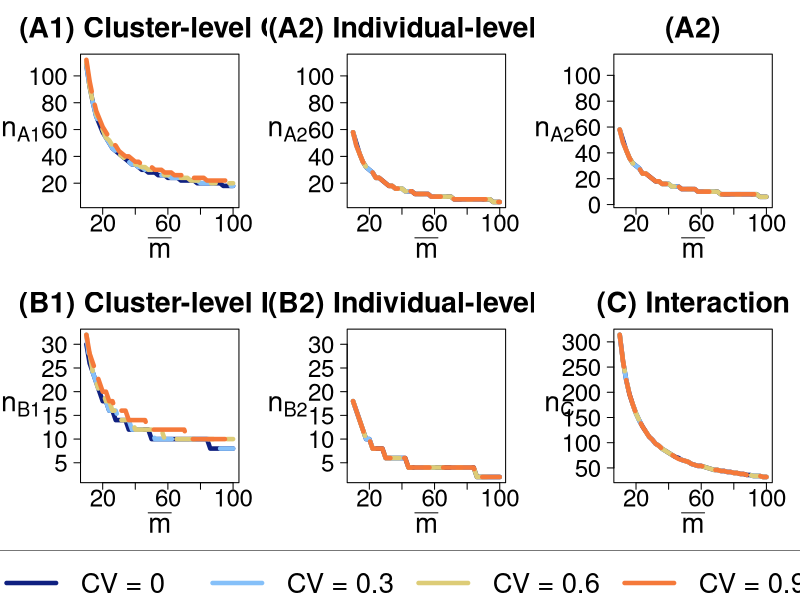

Write the R code that produced this figure.
####################################################
# This R program reproduces Figure 1 in Application
####################################################

#Only create pictures for formulas with small-sample corrections

setwd("...") #need to change the directory here
pdf("Figure1.pdf", width=16, height=12, paper="special")

m=matrix(c(1,2,3,4,5,6,7,7,7), nrow=3, ncol=3, byrow=TRUE)
layout(mat=m, heights = c(5.5, 5.5, 1))
par(mar=c(5.1, 6.1, 4.1, 2.1))


#######################################################################################
# Functions to calculate required number of clusters under different hypothesis tests
#######################################################################################

main.cluster <- function(alpha=0.05, beta=0.2, sigma2y=1, eff=0.25, m_bar, rho=0.01, CV, pi_x=0.5, pi_z=0.5){
  
  nvar2 <- sigma2y*(1+(m_bar-1)*rho)/(pi_x*(1-pi_x)*m_bar) * 
    ( (1+(m_bar-1)*rho)^2/((1+(m_bar-1)*rho)^2-CV^2*m_bar*rho*(1-rho)) + pi_z*(1-rho)*(1+(m_bar-1)*rho)^2/((1-pi_z)*((1+(m_bar-2)*rho)*(1+(m_bar-1)*rho)^2 + CV^2*m_bar*rho^2*(1-rho))) )
  
  n <- 2
  power <- 0
  while (power < 1-beta){
    n <- n+2
    power <- pt(qt(1-alpha/2, n-2), n-2, ncp=eff/sqrt(nvar2/n), lower.tail = F) + pt(qt(alpha/2, n-2), n-2, ncp=eff/sqrt(nvar2/n))
  }
  return(n)
}


main.ind <- function(alpha=0.05, beta=0.2, sigma2y=1, eff=0.33, m_bar, rho=0.01, CV, pi_x=0.5, pi_z=0.5){
  
  nvar3 <- sigma2y*(1-rho)*(1+(m_bar-1)*rho)^3/((1-pi_z)*pi_x*(1-pi_x)*m_bar*((1+(m_bar-2)*rho)*(1+(m_bar-1)*rho)^2 + CV^2*m_bar*rho^2*(1-rho)))
  n <- (qnorm(1-alpha/2) + qnorm(1-beta))^2*nvar3/eff^2
  n <- 2*(ceiling(n/2))
  return (n)
  
}


marginal.cluster <- function(alpha=0.05, beta=0.2, sigma2y=1, eff=0.35, m_bar, rho=0.01, CV, pi_x=0.5, pi_z=0.5){
  
  mbar_plus_eta2bar <- m_bar*(1-rho)/( 1+(m_bar-1)*rho )*(1-CV^2*m_bar*rho*(1-rho)/(1+(m_bar-1)*rho)^2)
  omega_x <- sigma2y*(1-rho)/( mbar_plus_eta2bar*pi_x*(1-pi_x) )
  
  n <- 2
  power <- 0
  while (power < 1-beta){
    n <- n+2
    power <- pt(qt(1-alpha/2, n-2), n-2, ncp=eff/sqrt(omega_x/n), lower.tail = F) + pt(qt(alpha/2, n-2), n-2, ncp=eff/sqrt(omega_x/n))
  }
  return(n)
}


marginal.ind <- function(alpha=0.05, beta=0.2, sigma2y=1, eff=0.43, m_bar, rho=0.01, CV, pi_x=0.5, pi_z=0.5){
  mbar_plus_eta1bar <- ( m_bar*(1+(m_bar-2)*rho)*(1+(m_bar-1)*rho)^2 + CV^2*m_bar^2*rho^2*(1-rho) )/(1+(m_bar-1)*rho)^3
  omega_z <- sigma2y*(1-rho)/( mbar_plus_eta1bar*pi_z*(1-pi_z) )
  
  n <- (qnorm(1-alpha/2) + qnorm(1-beta))^2*omega_z/eff^2
  n <- 2*(ceiling(n/2))
  return (n)
}


interaction <- function(alpha=0.05, beta=0.2, sigma2y=1, eff=0.2, m_bar, rho=0.01, CV, pi_x=0.5, pi_z=0.5){
  mbar_plus_eta1bar <- ( m_bar*(1+(m_bar-2)*rho)*(1+(m_bar-1)*rho)^2 + CV^2*m_bar^2*rho^2*(1-rho) )/(1+(m_bar-1)*rho)^3
  omega_xz <- sigma2y*(1-rho)/( mbar_plus_eta1bar*pi_x*pi_z*(1-pi_x)*(1-pi_z) )
  
  n <- (qnorm(1-alpha/2) + qnorm(1-beta))^2*omega_xz/eff^2
  n <- 2*(ceiling(n/2))
  return (n)
}



#############
# Panel (A1)
#############

Mset <- seq(10, 100, by=2)
v.main.cluster <- Vectorize(main.cluster, c("m_bar"))
t.CV0 <- v.main.cluster(m_bar=Mset, CV=0)
t.CV0.3 <- v.main.cluster(m_bar=Mset, CV=0.3)
t.CV0.6 <- v.main.cluster(m_bar=Mset, CV=0.6)
t.CV0.9 <- v.main.cluster(m_bar=Mset, CV=0.9)

max(c(t.CV0, t.CV0.3, t.CV0.6, t.CV0.9)) #112
min(c(t.CV0, t.CV0.3, t.CV0.6, t.CV0.9)) #18

plot(Mset, t.CV0, ylim=c(6,112), las=1,
     xlab=expression(bar(m)),
     main="(A1) Cluster-level CE",
     ylab="", cex.lab=2.5, cex.axis=2.2, cex.main=2.6, cex=2.2, 
     type="l", lwd=4.4, col="#0F2080",lty=1)
mtext(expression(n[A1]),side=2,las=1,line=3,cex=1.7)
lines(Mset, t.CV0.3,type="l", lwd=4.4, col="#85C0F9",lty=2)
lines(Mset, t.CV0.6,type="l", lwd=4.4, col="#DDCC77",lty=4)
lines(Mset, t.CV0.9,type="l", lwd=4.4, col="#F5793A",lty=5)


#############
# Panel (A2)
#############

v.main.ind <- Vectorize(main.ind, c("m_bar"))
resCV0 <- v.main.ind(m_bar=Mset, CV=0)
resCV0.3 <- v.main.ind(m_bar=Mset, CV=0.3)
resCV0.6 <- v.main.ind(m_bar=Mset, CV=0.6)
resCV0.9 <- v.main.ind(m_bar=Mset, CV=0.9)

max(c(resCV0, resCV0.3, resCV0.6, resCV0.9))#58
min(c(resCV0, resCV0.3, resCV0.6, resCV0.9))#6

plot(Mset, resCV0, ylim=c(6,112), xlab=expression(bar(m)), las=1,
     main="(A2) Individual-level CE",
     ylab="", cex.lab=2.5, cex.axis=2.2, cex.main=2.6, cex=2.2, 
     type="l", lwd=4.4, col="#0F2080",lty=1.2)
mtext(expression(n[A2]),side=2,las=1,line=3,cex=1.7)
lines(Mset, resCV0.3,type="l", lwd=4.4, col="#85C0F9",lty=2)
lines(Mset, resCV0.6,type="l", lwd=4.4, col="#DDCC77",lty=4)
lines(Mset, resCV0.9,type="l", lwd=4.4, col="#F5793A",lty=5)


######### For Blank ################
plot(Mset, resCV0, ylim=c(2,112), xlab=expression(bar(m)), las=1,
     main="(A2)",
     ylab="", cex.lab=2.5, cex.axis=2.2, cex.main=2.6, cex=2.2, 
     type="l", lwd=4.4, col="#0F2080",lty=1.2)
mtext(expression(n[A2]),side=2,las=1,line=3,cex=1.7)
lines(Mset, resCV0.3,type="l", lwd=4.4, col="#85C0F9",lty=2)
lines(Mset, resCV0.6,type="l", lwd=4.4, col="#DDCC77",lty=4)
lines(Mset, resCV0.9,type="l", lwd=4.4, col="#F5793A",lty=5)

#############
# Panel (B1)
#############

v.marginal.cluster <- Vectorize(marginal.cluster, c("m_bar"))
t.CV0 <- v.marginal.cluster(m_bar=Mset, CV=0)
t.CV0.3 <- v.marginal.cluster(m_bar=Mset, CV=0.3)
t.CV0.6 <- v.marginal.cluster(m_bar=Mset, CV=0.6)
t.CV0.9 <- v.marginal.cluster(m_bar=Mset, CV=0.9)

max(c(t.CV0, t.CV0.3, t.CV0.6, t.CV0.9)) #32
min(c(t.CV0, t.CV0.3, t.CV0.6, t.CV0.9)) #8

plot(Mset, t.CV0, ylim=c(2,32), las=1,
     xlab=expression(bar(m)),
     main="(B1) Cluster-level NE",
     ylab="", cex.lab=2.5, cex.axis=2.2, cex.main=2.6, cex=2.2, 
     type="l", lwd=4.4, col="#0F2080",lty=1)
mtext(expression(n[B1]),side=2,las=1,line=3,cex=1.7)
lines(Mset, t.CV0.3,type="l", lwd=4.4, col="#85C0F9",lty=2)
lines(Mset, t.CV0.6,type="l", lwd=4.4, col="#DDCC77",lty=4)
lines(Mset, t.CV0.9,type="l", lwd=4.4, col="#F5793A",lty=5)


#############
# Panel (B2)
#############

v.marginal.ind <- Vectorize(marginal.ind, c("m_bar"))
resCV0 <- v.marginal.ind(m_bar=Mset, CV=0)
resCV0.3 <- v.marginal.ind(m_bar=Mset, CV=0.3)
resCV0.6 <- v.marginal.ind(m_bar=Mset, CV=0.6)
resCV0.9 <- v.marginal.ind(m_bar=Mset, CV=0.9)

max(c(resCV0, resCV0.3, resCV0.6, resCV0.9))#18
min(c(resCV0, resCV0.3, resCV0.6, resCV0.9))#2

plot(Mset, resCV0, ylim=c(2,32), xlab=expression(bar(m)), las=1,
     main="(B2) Individual-level NE",
     ylab="", cex.lab=2.5, cex.axis=2.2, cex.main=2.6, cex=2.2, 
     type="l", lwd=4.4, col="#0F2080",lty=1.2)
mtext(expression(n[B2]),side=2,las=1,line=3,cex=1.7)
lines(Mset, resCV0.3,type="l", lwd=4.4, col="#85C0F9",lty=2)
lines(Mset, resCV0.6,type="l", lwd=4.4, col="#DDCC77",lty=4)
lines(Mset, resCV0.9,type="l", lwd=4.4, col="#F5793A",lty=5)

#############
# Panel (C)
#############

v.int <- Vectorize(interaction, c("m_bar"))
resCV0 <- v.int(m_bar=Mset, CV=0)
resCV0.3 <- v.int(m_bar=Mset, CV=0.3)
resCV0.6 <- v.int(m_bar=Mset, CV=0.6)
resCV0.9 <- v.int(m_bar=Mset, CV=0.9)


plot(Mset, resCV0, ylim=c(32,314), xlab=expression(bar(m)), las=1,
     main="(C) Interaction",
     ylab="", cex.lab=2.5, cex.axis=2.2, cex.main=2.6, cex=2.2, 
     type="l", lwd=4.4, col="#0F2080",lty=1)
mtext(expression(n[C]),side=2,las=1,line=3,cex=1.7)
lines(Mset, resCV0.3,type="l", lwd=4.4, col="#85C0F9",lty=2)
lines(Mset, resCV0.6,type="l", lwd=4.4, col="#DDCC77",lty=4)
lines(Mset, resCV0.9,type="l", lwd=4.4, col="#F5793A",lty=5)
range(c(resCV0, resCV0.3, resCV0.6, resCV0.9))


#Legends
par(mai = c(0, 0, 0, 0))
plot(1, type="n", axes=FALSE, xlab="", ylab="")
plot_colors=c("#0F2080", "#85C0F9", "#DDCC77", "#F5793A")
legend(x="top",inset=0,
       legend = c("CV = 0", "CV = 0.3", "CV = 0.6", "CV = 0.9"), 
       col=plot_colors, lwd=4.4, cex=2.5, lty=c(1,1,1,1),
       horiz = TRUE)

dev.off()



